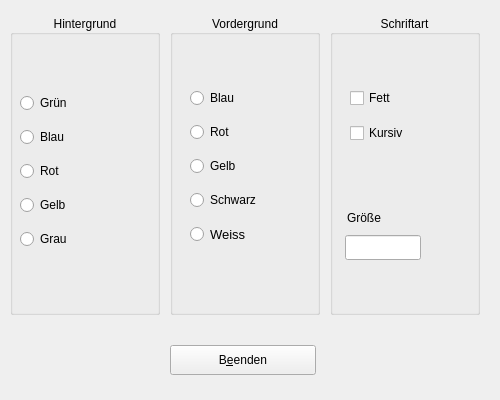
<?xml version="1.0" encoding="UTF-8"?>
<ui version="4.0">
 <class>MainWindow</class>
 <widget class="QMainWindow" name="MainWindow">
  <property name="geometry">
   <rect>
    <x>0</x>
    <y>0</y>
    <width>500</width>
    <height>400</height>
   </rect>
  </property>
  <property name="minimumSize">
   <size>
    <width>500</width>
    <height>400</height>
   </size>
  </property>
  <property name="maximumSize">
   <size>
    <width>500</width>
    <height>400</height>
   </size>
  </property>
  <property name="windowTitle">
   <string>MainWindow</string>
  </property>
  <widget class="QWidget" name="centralwidget">
   <widget class="QGroupBox" name="gbHintergrund">
    <property name="geometry">
     <rect>
      <x>10</x>
      <y>15</y>
      <width>150</width>
      <height>300</height>
     </rect>
    </property>
    <property name="font">
     <font>
      <bold>false</bold>
     </font>
    </property>
    <property name="title">
     <string>Hintergrund</string>
    </property>
    <property name="alignment">
     <set>Qt::AlignCenter</set>
    </property>
    <widget class="QWidget" name="verticalLayoutWidget">
     <property name="geometry">
      <rect>
       <x>10</x>
       <y>70</y>
       <width>106</width>
       <height>176</height>
      </rect>
     </property>
     <layout class="QVBoxLayout" name="verticalLayout">
      <item>
       <widget class="QRadioButton" name="rbHGGruen">
        <property name="font">
         <font>
          <pointsize>9</pointsize>
          <bold>false</bold>
         </font>
        </property>
        <property name="text">
         <string>Grün</string>
        </property>
       </widget>
      </item>
      <item>
       <widget class="QRadioButton" name="rbHGBlau">
        <property name="text">
         <string>Blau</string>
        </property>
       </widget>
      </item>
      <item>
       <widget class="QRadioButton" name="rbHGRot">
        <property name="text">
         <string>Rot</string>
        </property>
       </widget>
      </item>
      <item>
       <widget class="QRadioButton" name="rbHGGelb">
        <property name="text">
         <string>Gelb</string>
        </property>
       </widget>
      </item>
      <item>
       <widget class="QRadioButton" name="rbHGGrau">
        <property name="text">
         <string>Grau</string>
        </property>
       </widget>
      </item>
     </layout>
    </widget>
   </widget>
   <widget class="QGroupBox" name="gbVordergrund">
    <property name="geometry">
     <rect>
      <x>170</x>
      <y>15</y>
      <width>150</width>
      <height>300</height>
     </rect>
    </property>
    <property name="title">
     <string>Vordergrund</string>
    </property>
    <property name="alignment">
     <set>Qt::AlignCenter</set>
    </property>
    <widget class="QWidget" name="layoutWidget">
     <property name="geometry">
      <rect>
       <x>20</x>
       <y>65</y>
       <width>101</width>
       <height>176</height>
      </rect>
     </property>
     <layout class="QVBoxLayout" name="verticalLayout_2">
      <item>
       <widget class="QRadioButton" name="rbVGBlau">
        <property name="text">
         <string>Blau</string>
        </property>
       </widget>
      </item>
      <item>
       <widget class="QRadioButton" name="rbVGRot">
        <property name="text">
         <string>Rot</string>
        </property>
       </widget>
      </item>
      <item>
       <widget class="QRadioButton" name="rbVGGelb">
        <property name="text">
         <string>Gelb</string>
        </property>
       </widget>
      </item>
      <item>
       <widget class="QRadioButton" name="rbVGSchwarz">
        <property name="text">
         <string>Schwarz</string>
        </property>
       </widget>
      </item>
      <item>
       <widget class="QRadioButton" name="rbVGWeiss">
        <property name="font">
         <font>
          <pointsize>10</pointsize>
         </font>
        </property>
        <property name="text">
         <string>Weiss</string>
        </property>
       </widget>
      </item>
     </layout>
    </widget>
   </widget>
   <widget class="QPushButton" name="btnBeenden">
    <property name="geometry">
     <rect>
      <x>170</x>
      <y>345</y>
      <width>146</width>
      <height>30</height>
     </rect>
    </property>
    <property name="text">
     <string>B&amp;eenden</string>
    </property>
   </widget>
   <widget class="QGroupBox" name="gbFont">
    <property name="geometry">
     <rect>
      <x>330</x>
      <y>15</y>
      <width>150</width>
      <height>300</height>
     </rect>
    </property>
    <property name="title">
     <string>Schriftart</string>
    </property>
    <property name="alignment">
     <set>Qt::AlignCenter</set>
    </property>
    <widget class="QCheckBox" name="checkFett">
     <property name="geometry">
      <rect>
       <x>20</x>
       <y>70</y>
       <width>93</width>
       <height>26</height>
      </rect>
     </property>
     <property name="text">
      <string>Fett</string>
     </property>
    </widget>
    <widget class="QCheckBox" name="checkKursiv">
     <property name="geometry">
      <rect>
       <x>20</x>
       <y>105</y>
       <width>93</width>
       <height>26</height>
      </rect>
     </property>
     <property name="text">
      <string>Kursiv</string>
     </property>
    </widget>
    <widget class="QLabel" name="lblGroesse">
     <property name="geometry">
      <rect>
       <x>17</x>
       <y>190</y>
       <width>106</width>
       <height>25</height>
      </rect>
     </property>
     <property name="text">
      <string>Größe</string>
     </property>
    </widget>
    <widget class="QLineEdit" name="lineEdit">
     <property name="geometry">
      <rect>
       <x>15</x>
       <y>220</y>
       <width>76</width>
       <height>25</height>
      </rect>
     </property>
     <property name="font">
      <font>
       <pointsize>10</pointsize>
      </font>
     </property>
     <property name="maxLength">
      <number>2</number>
     </property>
     <property name="alignment">
      <set>Qt::AlignCenter</set>
     </property>
    </widget>
   </widget>
  </widget>
 </widget>
 <tabstops>
  <tabstop>rbHGGruen</tabstop>
  <tabstop>rbHGBlau</tabstop>
  <tabstop>rbHGRot</tabstop>
  <tabstop>rbHGGelb</tabstop>
  <tabstop>rbHGGrau</tabstop>
  <tabstop>rbVGBlau</tabstop>
  <tabstop>rbVGRot</tabstop>
  <tabstop>rbVGGelb</tabstop>
  <tabstop>rbVGSchwarz</tabstop>
  <tabstop>rbVGWeiss</tabstop>
  <tabstop>checkFett</tabstop>
  <tabstop>checkKursiv</tabstop>
  <tabstop>lineEdit</tabstop>
  <tabstop>btnBeenden</tabstop>
 </tabstops>
 <resources/>
 <connections/>
</ui>
